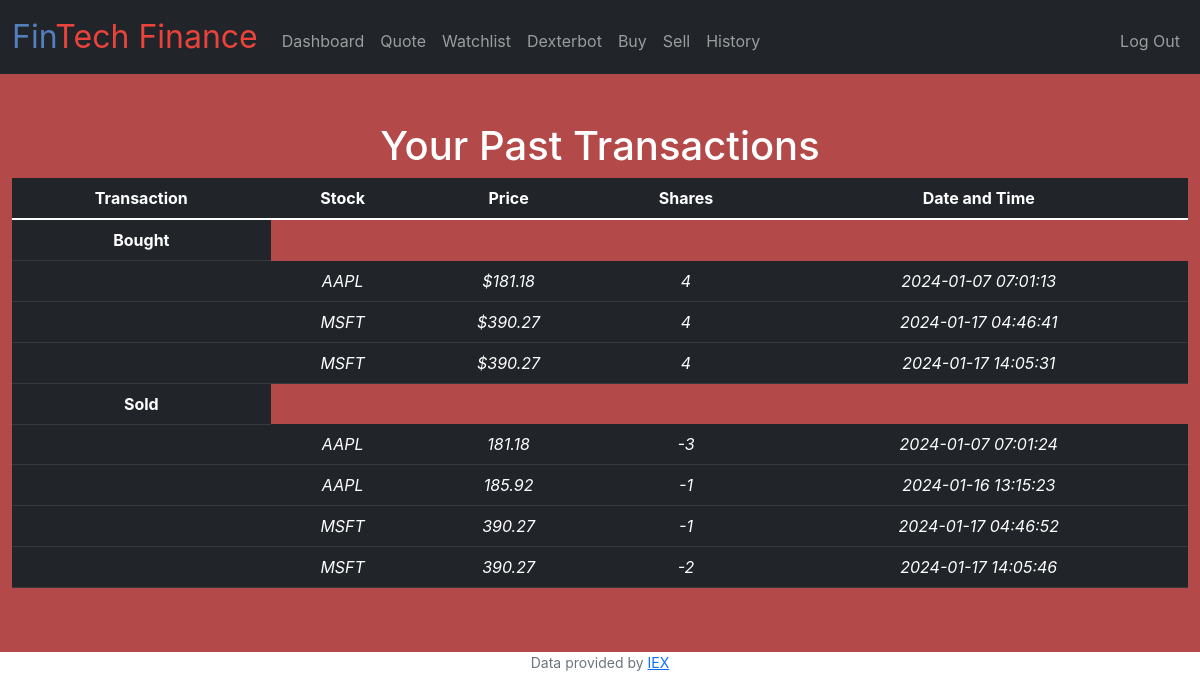
Page /history (signed in) on the earlier database version.
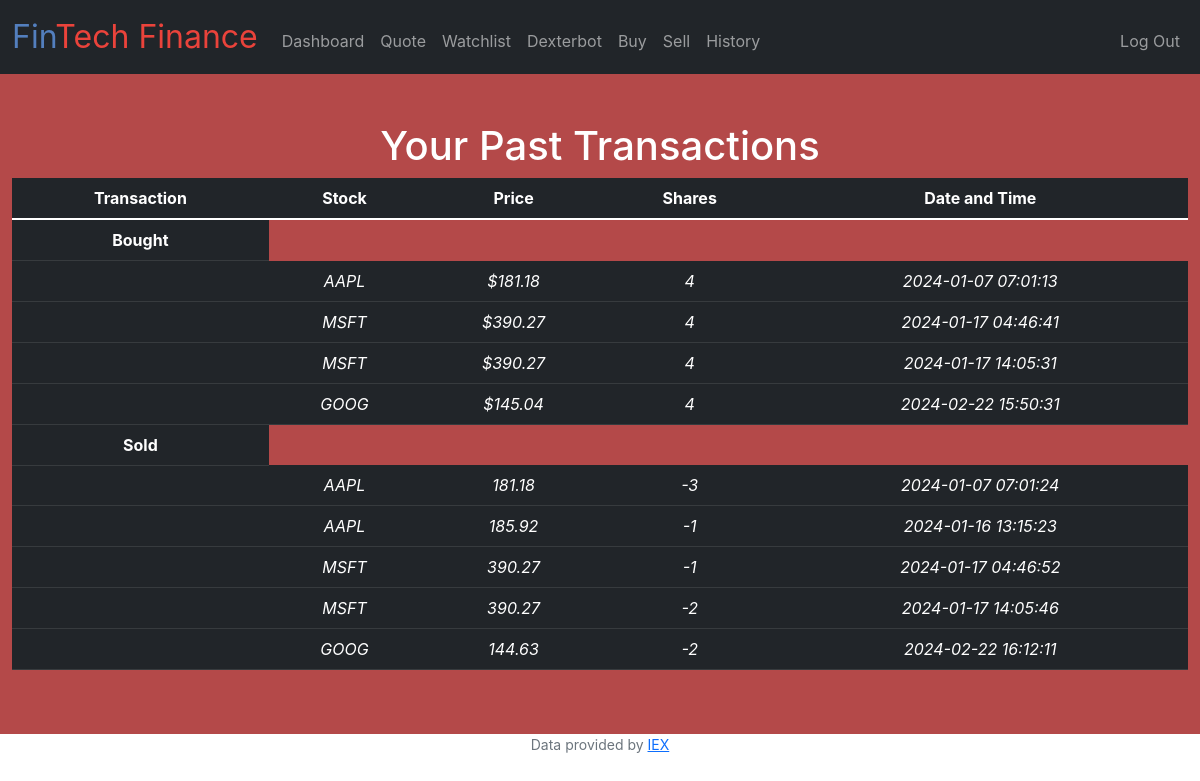
Same page on the later database version.
### tables this page shows
CREATE TABLE purchases (id INTEGER PRIMARY KEY AUTOINCREMENT NOT NULL, username TEXT NOT NULL, stock TEXT NOT NULL, shares INTEGER NOT NULL, price NUMERIC NOT NULL, type TEXT, DT TIMESTAMP);

### app.py (the view)
@app.route("/history")
@login_required
def history():
    userid = session["user_id"]
    username = db.execute("select username from users where id=?",userid)[0]["username"]
    purchases_buy = db.execute("select * from purchases where username= ? AND type='B'",username)
    purchases_sell = db.execute("select * from purchases where username=? AND type='S'",username)
    return render_template("history.html", purchases_buy=purchases_buy, purchases_sell=purchases_sell)

### app.py (called while the page is built)
@app.after_request
def after_request(response):
    response.headers["Cache-Control"] = "no-cache, no-store, must-revalidate"
    response.headers["Expires"] = 0
    response.headers["Pragma"] = "no-cache"
    return response

### helpers.py (called while the page is built)
def login_required(f):
    @wraps(f)
    def decorated_function(*args, **kwargs):
        if session.get("user_id") is None:
            return redirect("/login")
        return f(*args, **kwargs)
    return decorated_function

def usd(value):
    return f"${value:,.2f}"

### templates/history.html (shortened to what this page needs)
{% extends "layout.html" %}
{% block main %}
<h1 style="color:white;">Your Past Transactions</h1>
<table class="table table-dark">
    <thead>
      <tr>
        <th scope="col">Transaction</th>
        <th scope="col">Stock</th>
        <th scope="col">Price</th>
        <th scope="col">Shares</th>
        <th scope="col">Date and Time</th>
      </tr>
    </thead>
    <tbody>
      <tr>
        <th scope="row">Bought</th>
      </tr>
      {% for row in purchases_buy %}
        <tr>
          <th></th>
          <td>{{row.stock}}</td>
          <td>{{row.price | usd}}</td>
          <td>{{row.shares}}</td>
          <td>{{row.DT}}</td>
        </tr>
      {% endfor %}
      <tr>
        <th scope="row">Sold</th>
      </tr>
      {% for row in purchases_sell %}
        <tr>
          <th></th>
          <td>{{row.stock}}</td>
          <td>{{row.price}}</td>
          <td>{{row.shares}}</td>
          <td>{{row.DT}}</td>
        </tr>
      {% endfor %}
    </tbody>
  </table>
{% endblock %}

### templates/layout.html (shortened to what this page needs)
<!DOCTYPE html>
<html lang="en">
    <head>
        <link href="https://cdn.jsdelivr.net/npm/bootstrap@5.1.3/dist/css/bootstrap.min.css" rel="stylesheet">
        <link href="/static/styles.css" rel="stylesheet">
    </head>
    <body>
        <nav class="bg-dark navbar navbar-expand-md navbar-dark">
            <div class="container-fluid">
                <a class="navbar-brand" href="/"><span class="blue">Fin</span><span class="red">Tech</span> <span class="red">Finance</span></a>
                <div class="collapse navbar-collapse" id="navbar">
                    {% if session["user_id"] %}
                        <ul class="navbar-nav me-auto mt-2">
                            <li class="nav-item"><a class="nav-link" href="/fundamentals">Dashboard</a></li>
                            <li class="nav-item"><a class="nav-link" href="/quote">Quote</a></li>
                            <li class="nav-item"><a class="nav-link" href="/watchlist">Watchlist</a></li>
                            <li class="nav-item"><a class="nav-link" href="/response">Dexterbot</a></li>
                            <li class="nav-item"><a class="nav-link" href="/buy">Buy</a></li>
                            <li class="nav-item"><a class="nav-link" href="/sell">Sell</a></li>
                            <li class="nav-item"><a class="nav-link" href="/history">History</a></li>
                        </ul>
                        <ul class="navbar-nav ms-auto mt-2">
                            <li class="nav-item"><a class="nav-link" href="/logout">Log Out</a></li>
                        </ul>
                    {% else %}
                        <ul class="navbar-nav ms-auto mt-2">
                            <li class="nav-item"><a class="nav-link" href="/register">Register</a></li>
                            <li class="nav-item"><a class="nav-link" href="/login">Log In</a></li>
                        </ul>
                    {% endif %}
                </div>
            </div>
        </nav>
        <main class="container-fluid py-5 text-center">
            {% block main %}{% endblock %}
        </main>
        <footer class="mb-5 small text-center text-muted">
            Data provided by <a href="https://iexcloud.io/">IEX</a>
        </footer>
    </body>
</html>

### static/styles.css (style rules this page uses)
nav .navbar-brand { font-size: xx-large; }
nav .navbar-brand .blue { color: #537fbe; }
nav .navbar-brand .red { color: #ea433b; }
th { font-style:bold; }
td { font-style:italic; }
tr:nth-child(even) { background-color: #f2f2f2; }
span { color:black; }
main { background-color:#b44949; }
* { padding: 0; margin: 0; overflow-x: hidden; font-family: 'Inter', sans-serif; }
ul { list-style:none; }

Differences in the rows shown:
added purchases: stock "GOOG", price "$145.04", shares "4", DT "2024-02-22 15:50:31", shown under "Your Past Transactions"
added purchases: stock "GOOG", price "144.63", shares "-2", DT "2024-02-22 16:12:11"
